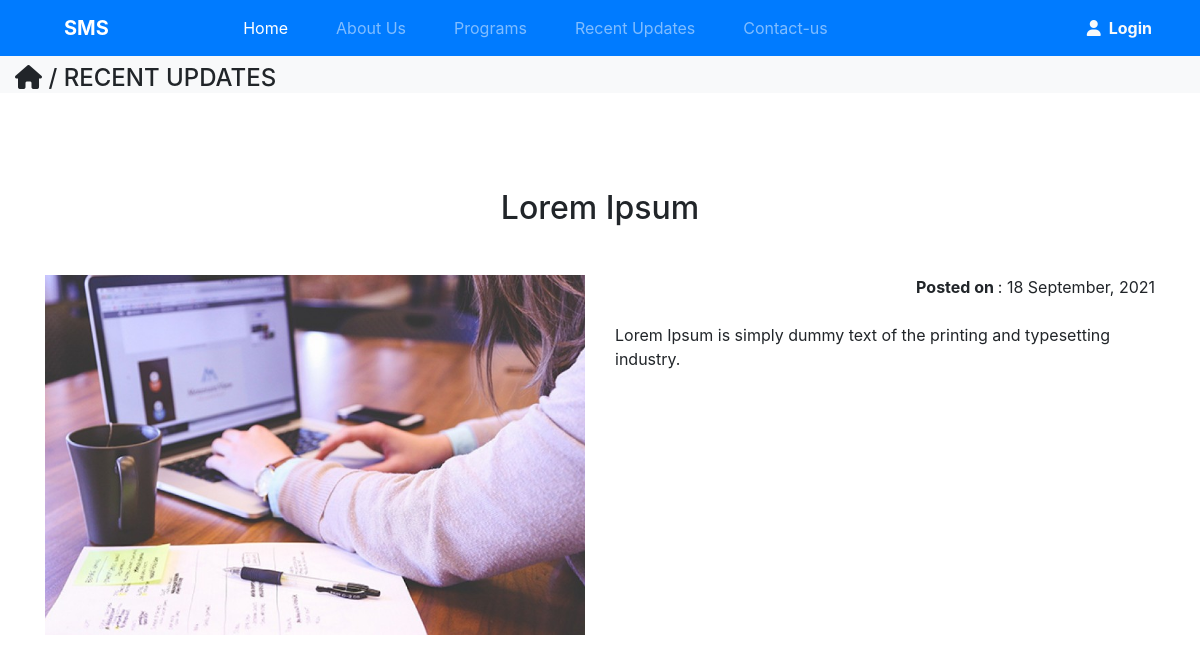
Screenshot of /news.php?id=11 with the database file from the repository.
### tables this page shows
CREATE TABLE `news` (
  `id` int(11) NOT NULL,
  `date` date NOT NULL DEFAULT current_timestamp(),
  `heading` varchar(255) NOT NULL,
  `content` varchar(3000) NOT NULL,
  `image` varchar(255) NOT NULL
);

### news.php (the view, shortened to what this page needs)
<!DOCTYPE html>
<html lang="en">
<head>
    <link rel="stylesheet" href="../css/style.css">
    <link rel="stylesheet" href="https://stackpath.bootstrapcdn.com/bootstrap/4.3.1/css/bootstrap.min.css">
</head>
<body>
<?php include('navbar.php') ?>
<?php
include('includes/dbcon.php');
$id = $_GET['id'];
$sql = "select * from news where id = $id";
$res = mysqli_query($conn, $sql);
$row = mysqli_fetch_assoc($res);
$date = date('d F, Y', strtotime($row['date']));
?>
<section>
    <div class="container-fluid pt-5 bg-light">
        <h4 class="pt-3"><i class="fas fa-home"></i> / RECENT UPDATES</h4>
    </div>
</section>
<section class="py-5 mt-5" id="about-us">
  <div class="text-center mb-5">
    <h2><?= $row['heading'] ?></h2>
  </div>
  <div class="container">
    <div class="row">
      <div class="col-lg-6 col-12 mb-4 pb-2">
        <img src="images/news/<?= $row['image'] ?>" alt="" class="img-fluid">
      </div>
      <div class="col-lg-6 col-12 mb-4">
        <p class="pb-2 text-right"><b>Posted on </b>: <?php echo $date ?></p>
        <div class="">
            <p><?= $row['content'] ?></p>
        </div>
      </div>
    </div>
  </div>
</section>
</body>
</html>

### css/style.css (style rules this page uses)
* { margin: 0; padding: 0; box-sizing: border-box; }

### rows the page displays
news: heading "Lorem Ipsum", image (picture), date "18 September, 2021", content "Lorem Ipsum is simply dummy text of the printing and typesetting industry."
